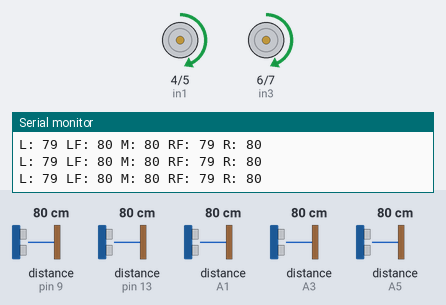
Simulated run of this sketch. Board: Arduino Uno, built with avr-gcc and run on an emulated ATmega328P. Shown: motor-driver pin pairs drawn as motors (green arrow = first pin HIGH = forward, orange = second pin HIGH = backward, longer = more drive, scaled by the enable pin), the last lines printed to the serial monitor. Wiring (inferred from the names in the program): 5 × ultrasonic range finder: trigger pin 10, echo pin 9 / trigger pin 12, echo pin 13 / trigger A0, echo A1 / trigger A2, echo A3 / trigger A4, echo A5. Inputs (shaded band) come from the test bench; at power-on: distance to the obstacle (sensors on A5, pin 9, pin 13, A1, A3) 80 cm. The echo pulse lasts 58.3 µs per cm.

Above: at 1.2 s.
1.3 s: distance to the obstacle (sensor on A5) set to 33 cm
2.8 s: distance to the obstacle (sensor on A5) set to 27 cm
At 3.3 s:
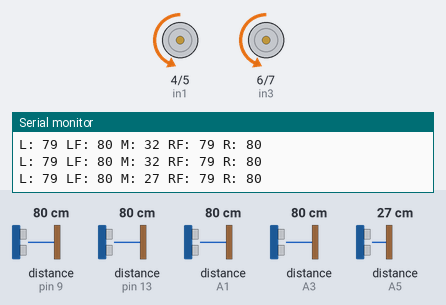
5.8 s: distance to the obstacle (sensor on pin 9) set to 86 cm
At 7.2 s:
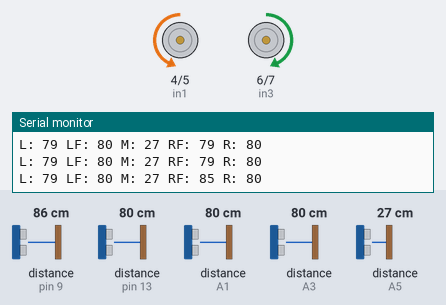
8.8 s: distance to the obstacle (sensor on pin 9) set to 2 cm
At 10.5 s:
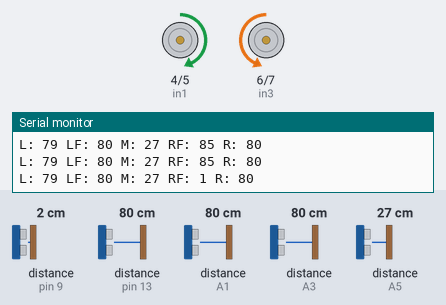
11.8 s: distance to the obstacle (sensor on pin 9) set to 120 cm
At 12.2 s:
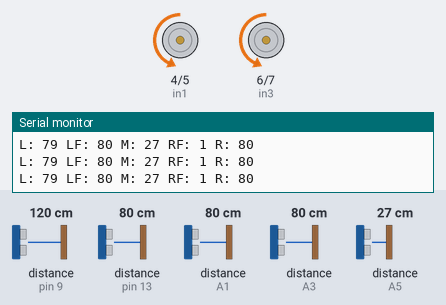
Timing chart, 0 to 15.8 s (numbered marks = the images above; inputs shaded):
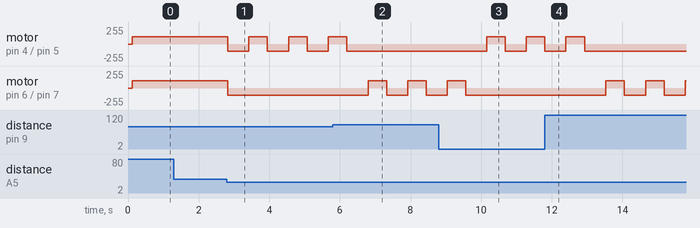

Measured:
- the behaviour switches between 30 and 29 cm on distance to the obstacle (sensor on A5) (found by bisection; images 0 and 1)
- the behaviour switches between 80 and 81 cm on distance to the obstacle (sensor on pin 9) (found by bisection; images 1 and 2)
- after the input at 2.8 s, motor on pin 4 (in1) / pin 5 (in2): alternates forward 110/255 for 0.52 s and backward 110/255 for 0.60 s, starting at once; motor on pin 6 (in3) / pin 7 (in4): forward 110/255 → backward 110/255 at once
- after the input at 5.8 s, motor on pin 4 (in1) / pin 5 (in2): goes on until 6.2 s, then stays backward 110/255; motor on pin 6 (in3) / pin 7 (in4): alternates forward 110/255 for 0.52 s and backward 110/255 for 0.60 s, starting after 1.0 s
- after the input at 8.8 s, motor on pin 4 (in1) / pin 5 (in2): backward 110/255 → forward 110/255 after 1.4 s, → backward 110/255 0.52 s later, → forward 110/255 0.60 s later; motor on pin 6 (in3) / pin 7 (in4): goes on until 9.6 s, then stays backward 110/255
- after the input at 11.8 s, motor on pin 4 (in1) / pin 5 (in2): goes on until 12.9 s, then stays backward 110/255; motor on pin 6 (in3) / pin 7 (in4): alternates forward 110/255 for 0.53 s and backward 110/255 for 0.60 s, starting after 1.7 s

The sketch:

Test1GPT.ino
```cpp
// Cấu hình chân cảm biến siêu âm
const int trigPins[5] = {A0, A2, A4, 10, 12};
const int echoPins[5] = {A1, A3, A5, 9, 13};

// Cấu hình chân động cơ
const int in1 = 4, in2 = 5, in3 = 6, in4 = 7, ENA = 3, ENB = 11;

// Cấu hình công tắc hành trình
const int leftSwitch = 2, rightSwitch = 8;

// Ngưỡng khoảng cách tránh vật cản
const int DIS = 30;
int LeftSpeed = 110, RightSpeed = 110;
long distances[5];
unsigned long previousMillis = 0;
const long interval = 100;  // Tần suất đọc cảm biến

void setup() {
  Serial.begin(9600);
  for (int i = 0; i < 5; i++) {
    pinMode(trigPins[i], OUTPUT);
    pinMode(echoPins[i], INPUT);
  }
  pinMode(in1, OUTPUT); pinMode(in2, OUTPUT);
  pinMode(in3, OUTPUT); pinMode(in4, OUTPUT);
  pinMode(ENA, OUTPUT); pinMode(ENB, OUTPUT);
  pinMode(leftSwitch, INPUT_PULLUP);
  pinMode(rightSwitch, INPUT_PULLUP);
  moveStop();
}

void loop() {
  unsigned long currentMillis = millis();
  if (currentMillis - previousMillis >= interval) {
    previousMillis = currentMillis;
    readSensors();
    processObstacle();
  }
}

void readSensors() {
  for (int i = 0; i < 5; i++) {
    distances[i] = measureDistance(trigPins[i], echoPins[i]);
  }
  Serial.print("L: "); Serial.print(distances[0]);
  Serial.print(" LF: "); Serial.print(distances[1]);
  Serial.print(" M: "); Serial.print(distances[2]);
  Serial.print(" RF: "); Serial.print(distances[3]);
  Serial.print(" R: "); Serial.println(distances[4]);
}

long measureDistance(int trigPin, int echoPin) {
  digitalWrite(trigPin, LOW);
  delayMicroseconds(5);
  digitalWrite(trigPin, HIGH);
  delayMicroseconds(10);
  digitalWrite(trigPin, LOW);
  long pingTime = pulseIn(echoPin, HIGH, 30000);
  return (pingTime == 0) ? 999 : (pingTime / 2) * 0.0343;
}

void processObstacle() {
  long left = distances[0], leftFront = distances[1];
  long middle = distances[2], rightFront = distances[3], right = distances[4];

  if (left < DIS && leftFront < DIS && middle < DIS && rightFront < DIS && right < DIS) {
    moveBackward(600);
    turnRight(1000);
  } else if (middle < DIS) {
    moveBackward(600);
    (leftFront > rightFront) ? turnLeft(500) : turnRight(500);
  } else if (left < DIS || leftFront < DIS) {
    turnRight(500);
  } else if (right < DIS || rightFront < DIS) {
    turnLeft(500);
  } else {
    moveForward();
  }
}

void moveForward() {
  analogWrite(ENA, LeftSpeed);
  analogWrite(ENB, RightSpeed);
  digitalWrite(in1, HIGH); digitalWrite(in2, LOW);
  digitalWrite(in3, HIGH); digitalWrite(in4, LOW);
}

void moveBackward(int time) {
  analogWrite(ENA, LeftSpeed);
  analogWrite(ENB, RightSpeed);
  digitalWrite(in1, LOW); digitalWrite(in2, HIGH);
  digitalWrite(in3, LOW); digitalWrite(in4, HIGH);
  delay(time);
}

void turnRight(int time) {
  analogWrite(ENA, LeftSpeed);
  analogWrite(ENB, RightSpeed);
  digitalWrite(in1, LOW); digitalWrite(in2, HIGH);
  digitalWrite(in3, HIGH); digitalWrite(in4, LOW);
  delay(time);
}

void turnLeft(int time) {
  analogWrite(ENA, LeftSpeed);
  analogWrite(ENB, RightSpeed);
  digitalWrite(in1, HIGH); digitalWrite(in2, LOW);
  digitalWrite(in3, LOW); digitalWrite(in4, HIGH);
  delay(time);
}

void moveStop() {
  analogWrite(ENA, 0);
  analogWrite(ENB, 0);
  digitalWrite(in1, LOW); digitalWrite(in2, LOW);
  digitalWrite(in3, LOW); digitalWrite(in4, LOW);
}
```
